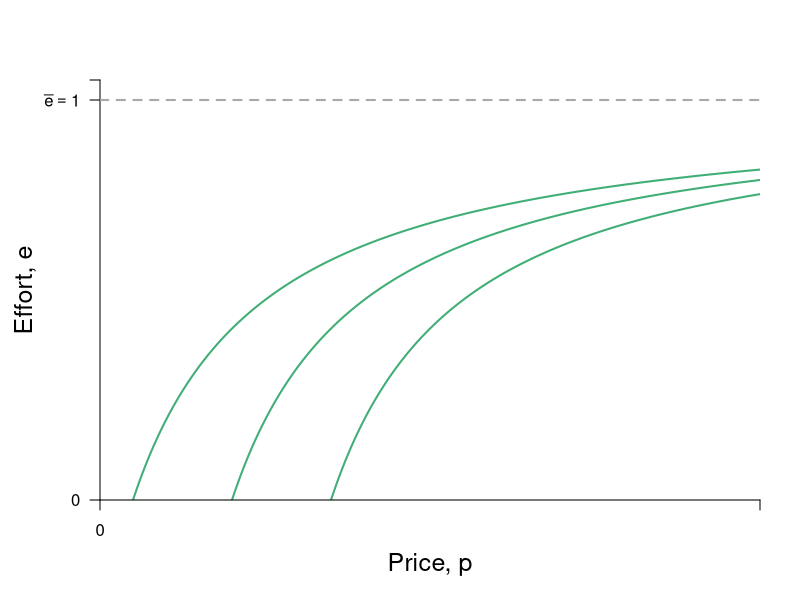

Recreate this plot in R. (Note: this script raises an error after producing the figure.)
require(shape)
pdf(file = "employment/employment_price_initial_indiff_nolabels.pdf", width = 9, height = 7)

#Set parameters for graphics
axislabelsize <- 1.5
graphlinewidth <- 2
segmentlinewidth <- 1.5

COL <- c("#7fc97f", "#beaed4", "#fdc086", "#ffff99", "#386cb0", "#f0027f", "#bf5b17", "#666666")
COLA <- c("#e0f3db", "#99d8c9","#66c2a4","#41ae76", "#238b45", "#005824")
COLB <- c("#4eb3d3", "#2b8cbe", "#0868ac","#084081")

#Parameters for figures
u1 <- 4
u2 <- 10
u3 <- 16
a1 <- 2
a2 <- 2
a3 <- 2

indiffFn1 <- function(y, u1 = 4.5, a1 = 2) {
  1 - (a1) / (y - u1)
}

indiffFn2 <- function(y, u2 = 10.5, a2 = 2) {
  1 - (a2) / (y - u2)
}

indiffFn3 <- function(y, u3 = 16.5, a3 = 2) {
  1 - (a3) / (y - u3)
}

PCFn <- function(delta, mu = 16) {
  delta/mu
}

#The derivative for the function q = 1 - delta/(p - u) = delta/p - u)^2;
#From that we get the derivative and substitute in the relevant values
#for delta, u and p; that is we get a slope of 1/32
#But we also need the intercept; 0.375 above, or q/2 as it stood
tangentLine <- function(w){
  0.375 + (1/32)*w
}

COL <- c("#bae4b3", "#74c476", "#238b45")
par(mar =  c(5, 5, 4, 2))
xlims <- c(0, 10)
ylims <- c(0, 1.05)


plot(0, 0, xlim = xlims, ylim = ylims, type = "n",
     xlab = expression(paste("Price, ", p)),
     ylab = expression(paste("Effort, ", e)),
     xaxt = "n", 
     yaxt = "n",
     cex.lab = axislabelsize, 
     bty = "n", 
     xaxs="i", 
     yaxs="i")


# xpoly1 <- seq(from = xlims[1] + 0.2, to = 8, length.out = 500)
# ypoly1 <- PCFn(xpoly1, mu = 8)
# polygon(x = c(xpoly1, rev(xpoly1[1])), y = c(ypoly1, rev(ypoly1)[1]), col=COLA[1], density=NULL, border = NA)
# 

npts <- 500 
xx1 <- seq(u1 + a1 + 0.1, xlims[2], length.out = npts)
xx2 <- seq(u2 + a2 + 0.1, xlims[2], length.out = npts)
xx3 <- seq(3, xlims[2], length.out = npts)
xx4 <- seq(7, 17, 0.01)
xx5 <- seq(xlims[1] + 0.2, xlims[2], length.out = npts)
xx6 <- seq(xlims[1], 20, length.out = npts)


#Draw the lines for the graphs
#lines(xx5, PCFn(xx5, mu = 8), col = COLA[4], lwd = graphlinewidth)
lines(xx5, indiffFn1(xx5, u = 0), col = COLA[4], lwd = graphlinewidth)
lines(xx5, indiffFn1(xx5, u = -1.5), col = COLA[4], lwd = graphlinewidth)
lines(xx3, indiffFn1(xx3, u = 1.5), col = COLA[4], lwd = graphlinewidth)


#Customize ticks and labels for the plot
ticksy <- c(0,  1, ylims[2])
ylabels <- c(0,  expression(paste(bar(e) == 1) ), NA)
ticksx <- c(0, xlims[2])
xlabels <- c(0,  NA)
axis(1, at = ticksx, pos = 0, labels = xlabels)
axis(2, at = ticksy, pos = 0, labels = ylabels, las = 1)

#Annotation of the three indifference curves
# text(0.8, 0.05, expression(paste(u[1])))
# text(2.65, 0.05, expression(paste(u[2] == u[z], phantom() == 0)))
# text(3.8, 0.05, expression(paste(u[3])))

#Line for the max quality, q = 1 
segments(0, 1, xlims[2], 1, lty = 2, col = "darkgray", lwd = 2)
#Annotating line of 100% quality
#text(1.4, 1.025, expression(paste("Maximum level of effort, ", bar(e))))

#Add a point for the tangency
# segments(4, 0, 4, PCFn(delta = 4, mu = 8), lty = 2, col = "darkgray", lwd = segmentlinewidth)
# segments(0, PCFn(delta = 4, mu = 8), 4, PCFn(delta = 4, mu = 8), lty = 2, col = "darkgray", lwd = segmentlinewidth)
# points(4, PCFn(delta = 4, mu = 8), pch = 16, col = "black", cex = 1.5)
# text(4, PCFn(delta = 4, mu = 8) + 0.03, expression(paste(c)))


#Arrow to Slope of production function
# Arrows(8, 0.9, 18, 0.9, col = "black", lty = 1, lwd = 1.5, arr.type = "triangle")
# text(5, 0.93, expression(paste("Slope = ", frac(1, y[e]))))
# text(6.4, 0.83, expression(paste(" = ", frac(e^0.5, phi))))
#text(6.2, 0.83, expression(paste(" = ", frac(y, 2*phi^2))))
# text(20.8, 0.96, expression(paste(y(e))))

# Arrows(19, 0.6, 16.5, 0.6, col = "black", lty = 1, lwd = 1.5, arr.type = "triangle")
# text(21, 0.6, expression(paste(-frac(1, y[e]) == frac(u[y],u[e]))))

# text(4, 0.5, expression(paste("Feasible")))
# text(4, 0.45, expression(paste("set")))



#Label the feasible frontier
# text(2, 0.75, expression("Better for"), cex = labelsize)
# text(2, 0.7, expression("employer"), cex = labelsize)
# text(3.2, 0.5, expression("(production possibilities frontier)"), cex = labelsize)
# Arrows(4.35, 0.95, 8.1, 0.95, col = "black", lty = 1, lwd = 2, arr.type = "triangle", arr.lwd = 0.5)

# text(8, 0.25, expression("Better for"), cex = labelsize)
# text(8, 0.2, expression("employee"), cex = labelsize)


# text(4, 0.97, expression(paste("Slope of iso-profit")), cex = labelsize)
# text(4, 0.89, expression(paste(-mrt(p,e) == frac(de,dp),phantom()==frac(e, p))), cex = labelsize)
# Arrows(5.1, 0.89, 6.9, 0.89, col = "black", lty = 1, lwd = 2, arr.type = "triangle", arr.lwd = 0.5)

text(8, 0.5, expression(paste(mrs(p,e) == frac(u[p],u[e]) )), cex = labelsize)
Arrows(6.4, 0.5, 4.25, 0.5, col = "black", lty = 1, lwd = 2, arr.type = "triangle", arr.lwd = 0.5)


dev.off()
